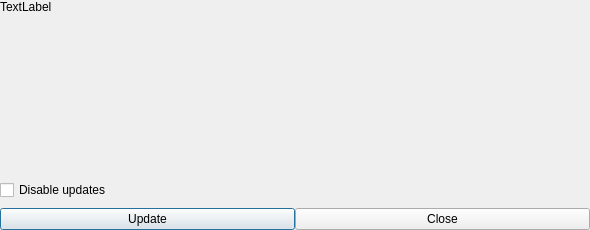
<?xml version="1.0" encoding="UTF-8"?>
<ui version="4.0">
 <class>UpdateForm</class>
 <widget class="QDialog" name="UpdateForm">
  <property name="geometry">
   <rect>
    <x>0</x>
    <y>0</y>
    <width>590</width>
    <height>230</height>
   </rect>
  </property>
  <property name="windowTitle">
   <string>New version of huggle is available</string>
  </property>
  <layout class="QVBoxLayout" name="verticalLayout">
   <property name="spacing">
    <number>8</number>
   </property>
   <property name="leftMargin">
    <number>0</number>
   </property>
   <property name="topMargin">
    <number>0</number>
   </property>
   <property name="rightMargin">
    <number>0</number>
   </property>
   <property name="bottomMargin">
    <number>0</number>
   </property>
   <item>
    <widget class="QLabel" name="label">
     <property name="sizePolicy">
      <sizepolicy hsizetype="Preferred" vsizetype="Preferred">
       <horstretch>0</horstretch>
       <verstretch>0</verstretch>
      </sizepolicy>
     </property>
     <property name="text">
      <string>TextLabel</string>
     </property>
     <property name="alignment">
      <set>Qt::AlignLeading|Qt::AlignLeft|Qt::AlignTop</set>
     </property>
     <property name="wordWrap">
      <bool>true</bool>
     </property>
     <property name="textInteractionFlags">
      <set>Qt::LinksAccessibleByKeyboard|Qt::LinksAccessibleByMouse|Qt::TextBrowserInteraction|Qt::TextSelectableByKeyboard|Qt::TextSelectableByMouse</set>
     </property>
    </widget>
   </item>
   <item>
    <widget class="QCheckBox" name="checkBox">
     <property name="text">
      <string>Disable updates</string>
     </property>
    </widget>
   </item>
   <item>
    <layout class="QHBoxLayout" name="horizontalLayout">
     <property name="spacing">
      <number>0</number>
     </property>
     <item>
      <widget class="QPushButton" name="pushButton">
       <property name="text">
        <string notr="true">Update</string>
       </property>
      </widget>
     </item>
     <item>
      <widget class="QPushButton" name="pushButton_2">
       <property name="text">
        <string notr="true">Close</string>
       </property>
      </widget>
     </item>
    </layout>
   </item>
  </layout>
 </widget>
 <resources/>
 <connections/>
</ui>
